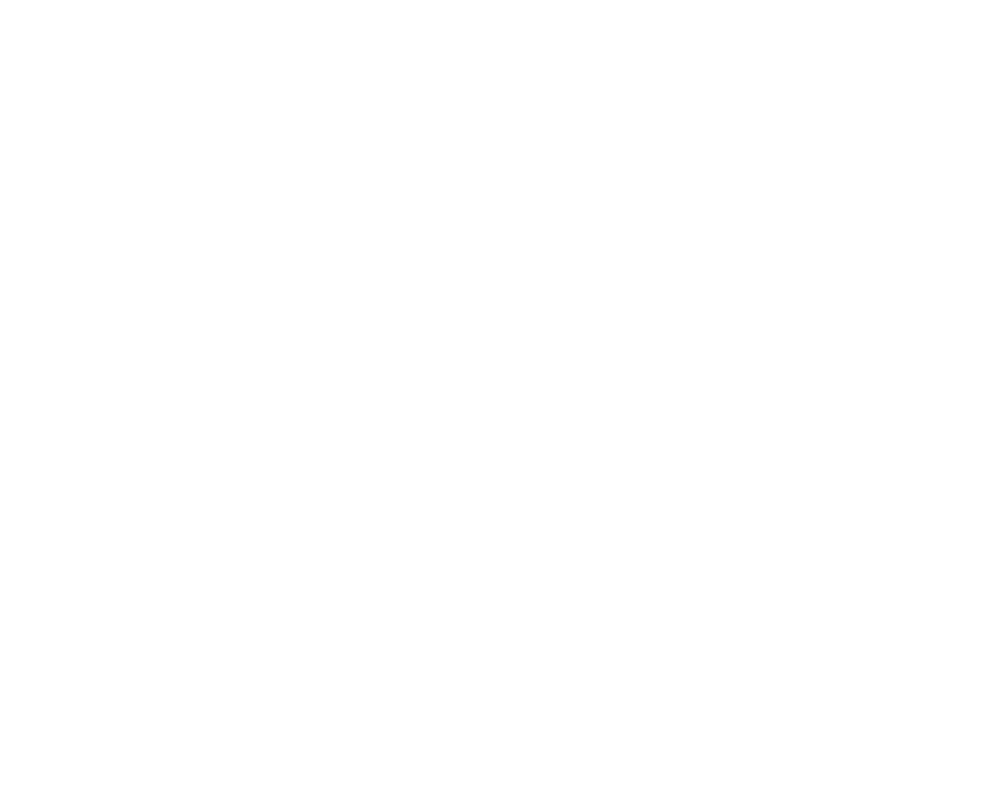
Frame 1 (no input)
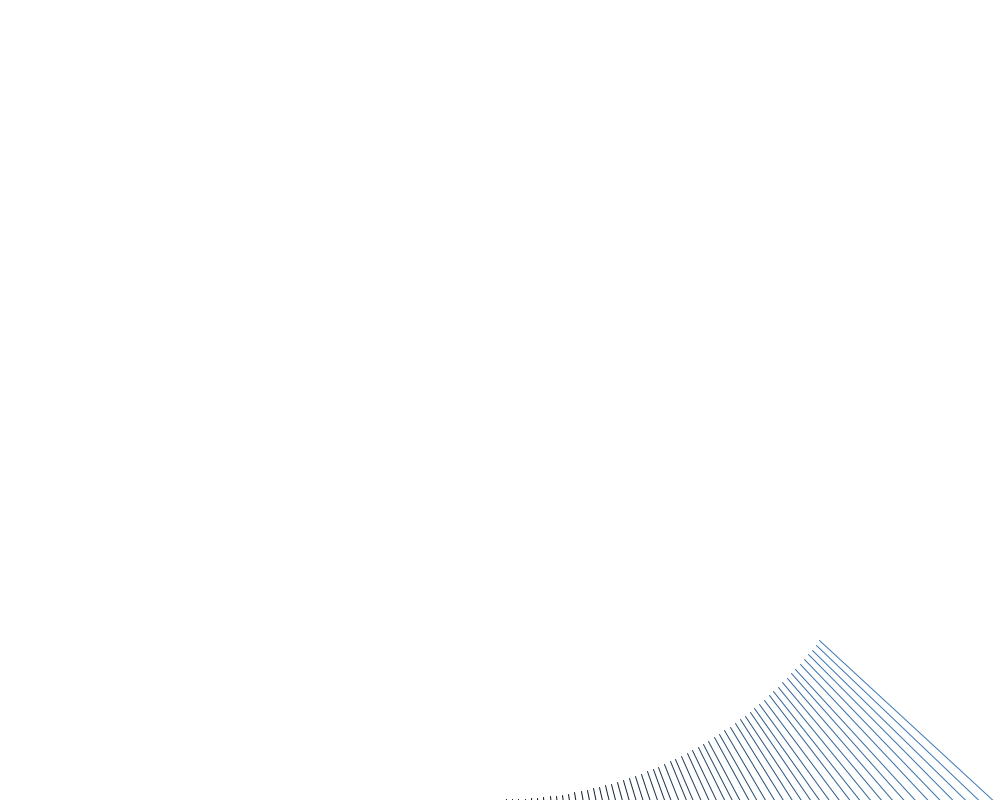
Frame 60 (the mouse pressed at the canvas centre just before this capture)
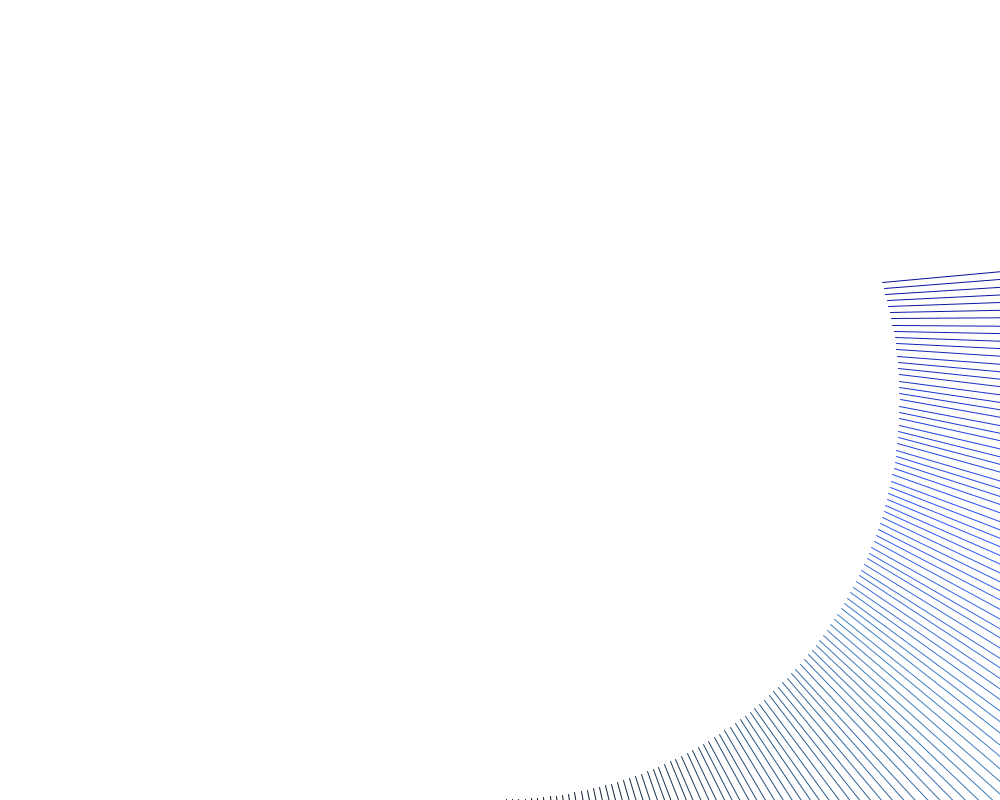
Frame 120 (the mouse held since frame 60 and released just before this capture)

The Processing sketch that drew these frames (run headless with seeded random() and noise(); from frame 60 on, the mouse is pressed at the canvas centre):

// Processing sketch: lines_spiral_color
// ── lines_spiral_color.pde
float x1,y1,x2,y2;

float a = 0;
float rad = 450;
float inc = TWO_PI/rad;

float a1 = 0;
float rad1 = 400;
float inc1 = TWO_PI/rad1;

float r=0;
float g=0;
float b=0;
float rinc = 1;
float ginc= 2;
float binc=3;

void setup(){
 size(1000,800); 
 background(255);
 
}

void draw(){
    r += rinc;
    g += ginc;
    b += binc;
    println(b);
    if(r <=0 || r>=64){
      rinc = rinc*-1;
    }
      if(g <=0 || g>=128){
      ginc = ginc*-1;
    }
      if(b <=0 || b>=255){
      binc = binc*-1;
    }
    
    stroke(r,g,b);
   
    x1 = sin(a1)*rad1+width/2;
    y1 = cos(a1)*rad1+height/2;
    x2 = x1+sin(a)*rad;
    y2 = y1+cos(a)*rad;
    
    strokeWeight(1);
    line(x1,y1,x2,y2);
    
    a+=inc;
    a1+=inc1;
  
}
